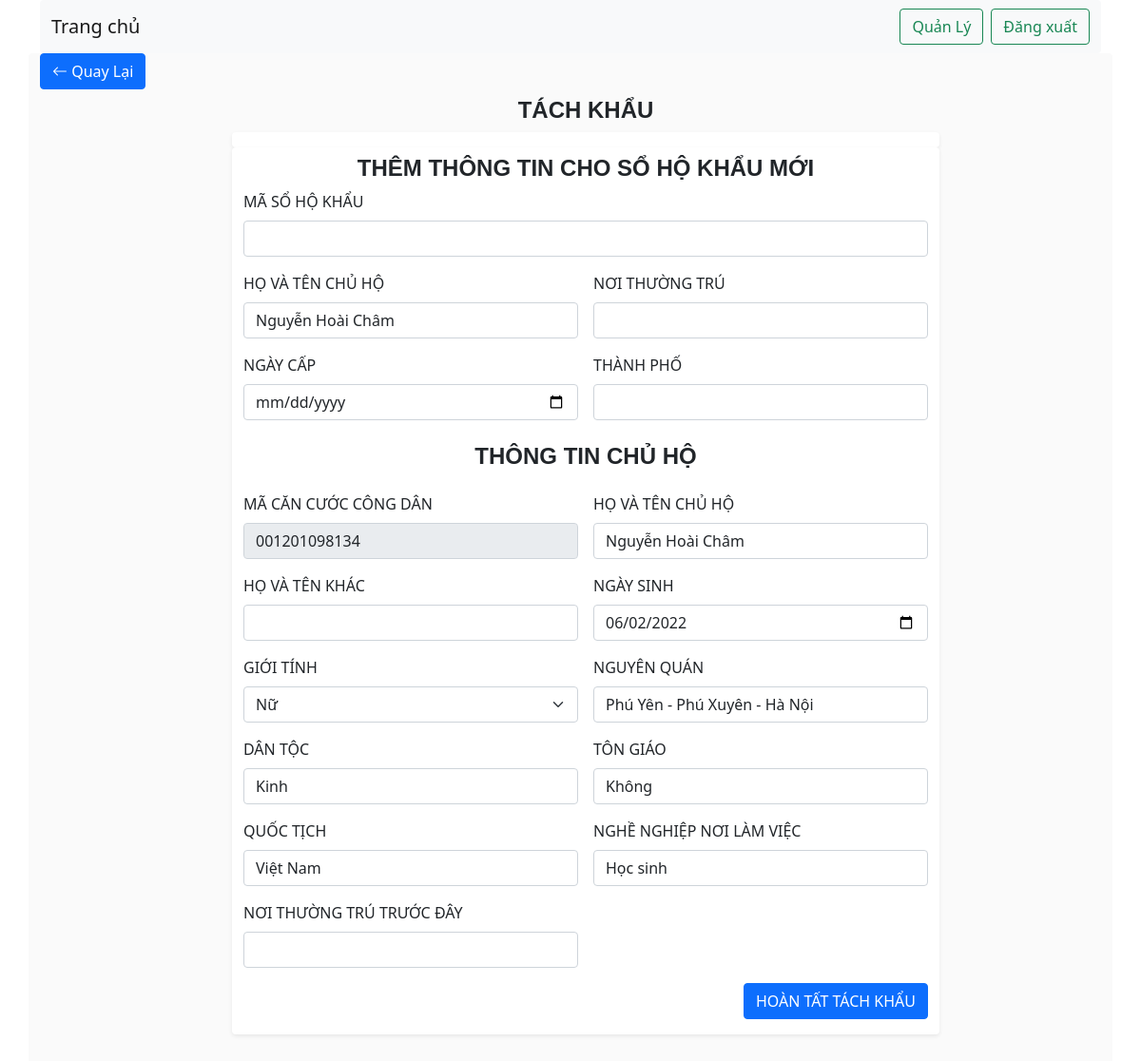
Screenshot of /manage/tachkhau/tachkhau.php?mashk=0000001&cccd=001201098134 (signed in) with the database file from the repository.
### tables this page shows
CREATE TABLE `thanhvien` (
  `ma_shk` varchar(9) NOT NULL,
  `cccd` varchar(12) NOT NULL,
  `chuho` tinyint(1) NOT NULL,
  `quanhech` varchar(20) NOT NULL,
  `hoten` varchar(40) NOT NULL,
  `hotenkhac` varchar(40) NOT NULL,
  `ngaysinh` date NOT NULL,
  `gioitinh` varchar(5) NOT NULL,
  `nguyenquan` varchar(200) NOT NULL,
  `dantoc` varchar(15) NOT NULL,
  `tongiao` varchar(40) NOT NULL,
  `quoctich` varchar(30) NOT NULL,
  `nghenghiepnoilamviec` varchar(200) NOT NULL,
  `noithuongtrutruocday` varchar(200) NOT NULL
);

### model.php (called while the page is built, shortened)
<?php
class Process{
    public function connectDb() {
        $connection = mysqli_connect(DB_HOST, DB_USERNAME, DB_PASSWORD, DB_NAME);
        return $connection;
    }
    function getCB($code, $type, $table){
        $conn = $this->connectDb();
        $querySelect = "SELECT * FROM ".$table." WHERE ".$type."='{$code}'";
        $resultService = mysqli_query($conn, $querySelect);
        if(mysqli_num_rows($resultService)>0){
            $bds = mysqli_fetch_all($resultService, MYSQLI_ASSOC);
            $SEDArr = $bds[0];
            return $SEDArr;
        }else{
            return false;
        }
    }
}
?>

### manage/tachkhau/tmp-tachkhau.php (the view, shortened to what this page needs)
<?php
if (isset($_POST['mashk']) && isset($_POST['cccd']) || isset($_GET['mashk']) && isset($_GET['cccd'])) {
    if (isset($_POST['mashk']) && isset($_POST['cccd'])) {
        $ma_shkcu = $_POST['mashk'];
        $cccd = $_POST['cccd'];
    } else if (isset($_GET['mashk']) && isset($_GET['cccd'])) {
        $cccd = $_GET['cccd'];
    }
    $rownc = $ps->getCB($cccd, "cccd", "thanhvien");
?>
    <div class="col-md-8 ms-auto me-auto mb-5 pt-2 bg-white rounded shadow-sm">
        <h4 class="text-center">THÊM THÔNG TIN CHO SỔ HỘ KHẨU MỚI</h4>
        <form class="needs-validation" action="process-tachkhau.php" method="POST" onsubmit="return checkaddshk2()" id="form-check" validate>
            <div class="row g-3">
                <div class="col-md-12 form-group">
                    <label for="validationCustom01" class="form-label">MÃ SỔ HỘ KHẨU</label>
                    <input type="text" class="form-control" id="mashk" name="mashk" required>
                </div>
                <div class="col-md-6 form-group">
                    <label for="validationCustom02" class="form-label">HỌ VÀ TÊN CHỦ HỘ</label>
                    <input type="text" class="form-control" value="<?php echo $rownc['hoten'] ?>" id="hotenchuho" name="hotenchuho" required>
                </div>
                <div class="col-md-6 form-group">
                    <label for="validationCustom02" class="form-label">NƠI THƯỜNG TRÚ</label>
                    <input type="text" class="form-control" id="noithuongtru" name="noithuongtru" required>
                </div>
                <div class="col-md-6 form-group">
                    <label for="validationCustom02" class="form-label">NGÀY CẤP</label>
                    <input type="date" class="form-control" id="ngaycap" name="ngaycap" required>
                </div>
                <div class="col-md-6 form-group">
                    <label for="validationCustom02" class="form-label">THÀNH PHỐ</label>
                    <input type="text" class="form-control" id="thanhpho" name="thanhpho" required>
                </div>
            </div>
            <div class="row g-3 mt-2">
                <h4 class="text-center">THÔNG TIN CHỦ HỘ</h4>
                <div class="col-md-6 form-group">
                    <label for="validationCustom01" class="form-label">MÃ CĂN CƯỚC CÔNG DÂN</label>
                    <input type="text" class="form-control" id="cccd" value="<?php echo $rownc['cccd'] ?>" name="cccd" readonly required>
                </div>
                <div class="col-md-6 form-group">
                    <label for="validationCustom02" class="form-label">HỌ VÀ TÊN CHỦ HỘ</label>
                    <input type="text" class="form-control" id="hoten" value="<?php echo $rownc['hoten'] ?>" name="hoten" required>
                </div>
                <div class="col-md-6 form-group">
                    <label for="validationCustom02" class="form-label">HỌ VÀ TÊN KHÁC</label>
                    <input type="text" class="form-control" id="validationCustom02" value="<?php echo $rownc['hotenkhac'] ?>" name="hotenkhac">
                </div>
                <div class="col-md-6 form-group">
                    <label for="validationCustom02" class="form-label">NGÀY SINH</label>
                    <input type="date" class="form-control" id="ngaysinh" value="<?php echo $rownc['ngaysinh'] ?>" name="ngaysinh" required>
                </div>
                <div class="col-md-6 form-group">
                    <label for="validationCustom02" class="form-label">GIỚI TÍNH</label>
                    <select class="form-select" aria-label="Default select example" id="gioitinh" name="gioitinh">
                        <?php
                        if ($rownc['gioitinh'] == "Nam") {
                        ?>
                            <option selected value="Nam">Nam</option>
                            <option value="Nữ">Nữ</option>
                        <?php
                        } else {
                        ?>
                            <option selected value="Nữ">Nữ</option>
                        <?php
                        }
                        ?>
                    </select>
                </div>
                <div class="col-md-6 form-group">
                    <label for="validationCustom02" class="form-label">NGUYÊN QUÁN</label>
                    <input type="text" class="form-control" id="nguyenquan" value="<?php echo $rownc['nguyenquan'] ?>" name="nguyenquan" required>
                </div>
                <div class="col-md-6 form-group">
                    <label for="validationCustom02" class="form-label">DÂN TỘC</label>
                    <input type="text" class="form-control" id="dantoc" value="<?php echo $rownc['dantoc'] ?>" name="dantoc" required>
                </div>
                <div class="col-md-6 form-group">
                    <label for="validationCustom02" class="form-label">TÔN GIÁO</label>
                    <input type="text" class="form-control" id="tongiao" value="<?php echo $rownc['tongiao'] ?>" name="tongiao">
                </div>
                <div class="col-md-6 form-group">
                    <label for="validationCustom02" class="form-label">QUỐC TỊCH</label>
                    <input type="text" class="form-control" id="quoctich" value="<?php echo $rownc['quoctich'] ?>" name="quoctich" required>
                </div>
                <div class="col-md-6 form-group">
                    <label for="validationCustom02" class="form-label">NGHỀ NGHIỆP NƠI LÀM VIỆC</label>
                    <input type="text" class="form-control" id="nghenghiepnoilamviec" value="<?php echo $rownc['nghenghiepnoilamviec'] ?>" name="nghenghiepnoilamviec" required>
                </div>
                <div class="col-md-6 form-group">
                    <label for="validationCustom02" class="form-label">NƠI THƯỜNG TRÚ TRƯỚC ĐÂY</label>
                    <input type="text" class="form-control" id="validationCustom02" value="<?php echo $rownc['noithuongtrutruocday'] ?>" name="noithuongtrutruocday">
                </div>
                <div class="col-12 d-flex justify-content-end mb-3">
                    <button class="btn btn-primary" type="submit" name="btnSubmitTachSHK">HOÀN TẤT TÁCH KHẨU</button>
                </div>
            </div>
        </form>
    </div>
<?php
}
?>

### style/style.css (style rules this page uses)
html { font-family: Arial, Helvetica, sans-serif; }
h1,h2,h3,h4,h5,h6 { font-family: Arial, Helvetica, sans-serif; font-weight: 600; }

### rows the page displays
thanhvien: hotenchuho "Nguyễn Hoài Châm", cccd "001201098134", hoten "Nguyễn Hoài Châm", ngaysinh "06/02/2022", gioitinh "Nữ", nguyenquan "Phú Yên - Phú Xuyên - Hà Nội", dantoc "Kinh", tongiao "Không", quoctich "Việt Nam", nghenghiepnoilamviec "Học sinh"
